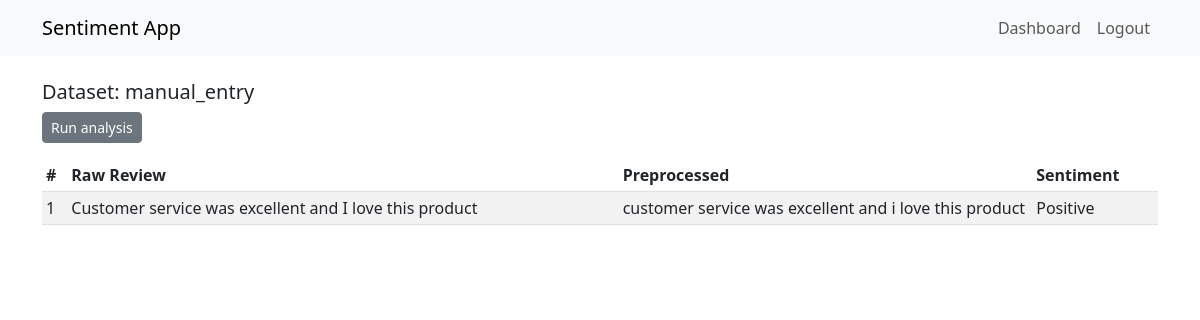
/reviews/1 (signed in), run on the app's committed database.
### app.py (models this page shows)
class Dataset(db.Model):
    id = db.Column(db.Integer, primary_key=True)
    user_id = db.Column(db.Integer, db.ForeignKey('user.id'), nullable=False)
    file_name = db.Column(db.String(200))
    upload_date = db.Column(db.DateTime, default=datetime.utcnow)
    reviews = db.relationship('Review', backref='dataset', lazy=True, cascade="all, delete-orphan")

class Review(db.Model):
    id = db.Column(db.Integer, primary_key=True)
    dataset_id = db.Column(db.Integer, db.ForeignKey('dataset.id'), nullable=False)
    raw_text = db.Column(db.Text, nullable=False)
    preprocessed_text = db.Column(db.Text)
    sentiment = db.Column(db.String(20))
    aspect = db.Column(db.String(120))
    confidence = db.Column(db.Float)   # 🆕 Added this line for confidence %
    date = db.Column(db.DateTime)

### app.py (the view)
@app.route('/reviews/<int:dataset_id>')
@login_required
def view_reviews(dataset_id):
    dataset = Dataset.query.get_or_404(dataset_id)
    if dataset.user_id != current_user.id and current_user.role != 'admin':
        abort(403)
    reviews = Review.query.filter_by(dataset_id=dataset_id).all()
    return render_template('user/reviews.html', dataset=dataset, reviews=reviews)

### app.py (called while the page is built)
@login_manager.user_loader
def load_user(user_id):
    return User.query.get(int(user_id))

### templates/user/reviews.html (shortened to what this page needs)
{% extends 'base.html' %}
{% block content %}
<h5>Dataset: {{ dataset.file_name }}</h5>
<a class="btn btn-sm btn-secondary mb-3" href="{{ url_for('analyze_dataset', dataset_id=dataset.id) }}">Run analysis</a>
<table class="table table-sm table-striped">
  <thead>
    <tr>
      <th>#</th>
      <th>Raw Review</th>
      <th>Preprocessed</th>
      <th>Sentiment</th>
    </tr>
  </thead>
  <tbody>
    {% for r in reviews %}
      <tr>
        <td>{{ loop.index }}</td>
        <td style="max-width:400px;white-space:pre-wrap">{{ r.raw_text }}</td>
        <td style="max-width:300px;white-space:pre-wrap">{{ r.preprocessed_text or '-' }}</td>
        <td>{{ r.sentiment or 'Not analyzed' }}</td>
      </tr>
    {% endfor %}
  </tbody>
</table>
{% endblock %}

### data on the page
Dataset: file_name "manual_entry"
Review: raw_text "Customer service was excellent and I love this product", preprocessed_text "customer service was excellent and i love this product", sentiment "Positive"
